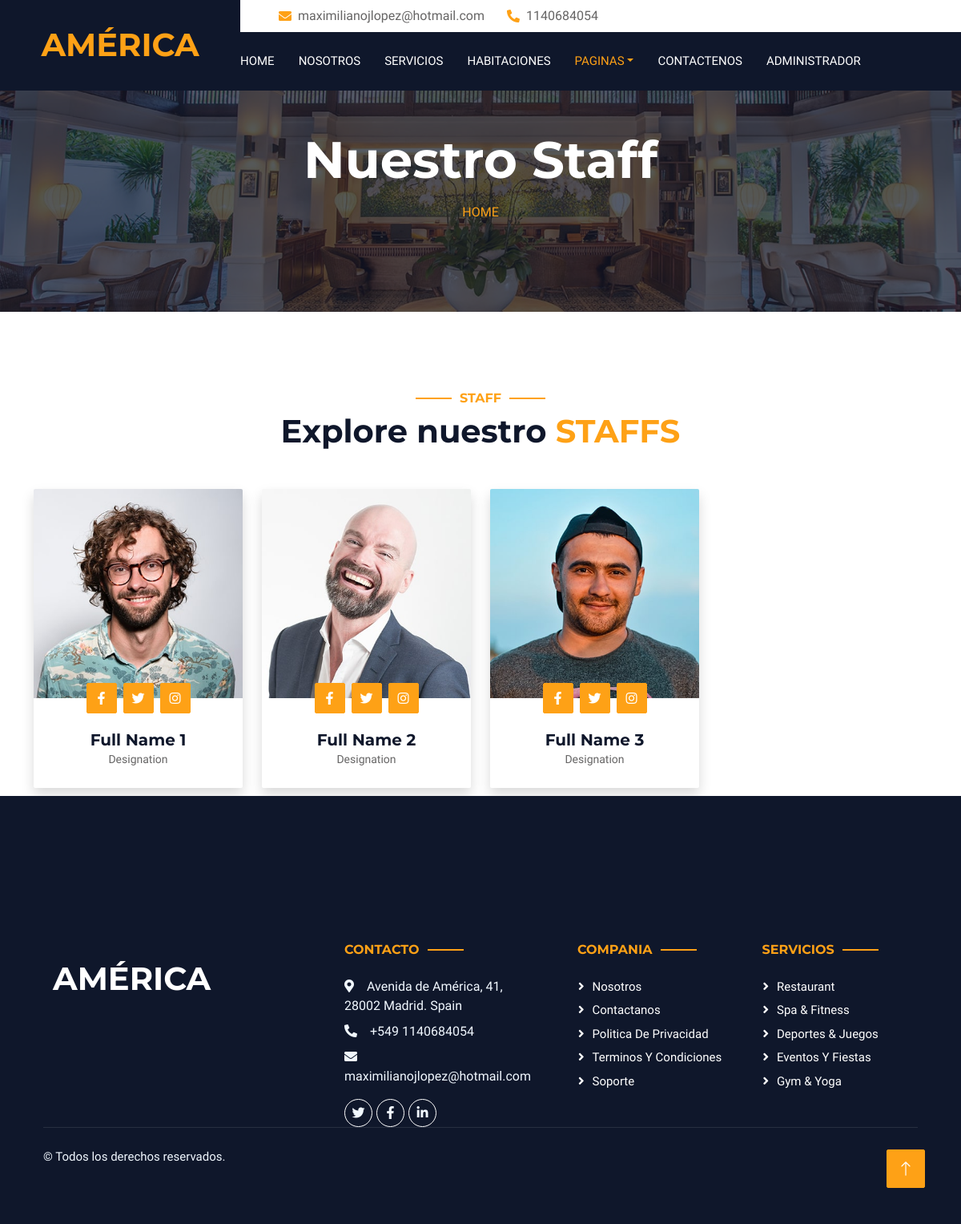
The app's page /team.php with its own data.
### tables this page shows
CREATE TABLE IF NOT EXISTS tbl_configuraciones (
  id INT AUTO_INCREMENT PRIMARY KEY,
  nombre VARCHAR(255) NOT NULL,
  valor VARCHAR(255) NOT NULL
);

CREATE TABLE IF NOT EXISTS tbl_equipo (
  id INT AUTO_INCREMENT PRIMARY KEY,
  nombre VARCHAR(255) NOT NULL,
  profesion VARCHAR(255) NOT NULL,
  imagen VARCHAR(255) NOT NULL
);

### team.php (the view, shortened to what this page needs)
<?php  include("admin/bd.php");
 $sentencia= $conexion->prepare("SELECT * FROM `tbl_equipo`");
 $sentencia->execute();
 $lista_equipo=$sentencia->fetchAll(PDO::FETCH_ASSOC);
  $sentencia= $conexion->prepare("SELECT * FROM `tbl_configuraciones`");
  $sentencia->execute();
  $lista_configuraciones=$sentencia->fetchAll(PDO::FETCH_ASSOC);
 ?>
<!DOCTYPE html>
<html lang="en">
<head>
    <link href="https://cdnjs.cloudflare.com/ajax/libs/font-awesome/5.10.0/css/all.min.css" rel="stylesheet">
    <link href="https://cdn.jsdelivr.net/npm/bootstrap-icons@1.4.1/font/bootstrap-icons.css" rel="stylesheet">
    <link href="lib/animate/animate.min.css" rel="stylesheet">
    <link href="lib/owlcarousel/assets/owl.carousel.min.css" rel="stylesheet">
    <link href="lib/tempusdominus/css/tempusdominus-bootstrap-4.min.css" rel="stylesheet" />
    <link href="css/bootstrap.min.css" rel="stylesheet">
    <link href="css/style.css" rel="stylesheet">
</head>
<body>
    <div class="container-xxl bg-white p-0">
        <div class="container-fluid bg-dark px-0">
            <div class="row gx-0">
                <div class="col-lg-3 bg-dark d-none d-lg-block">
                    <a href="index.php" class="navbar-brand w-100 h-100 m-0 p-0 d-flex align-items-center justify-content-center">
                        <h1 class="m-0 text-primary text-uppercase"><?php echo $lista_configuraciones[1]['valor'];?></h1>
                    </a>
                </div>
                <div class="col-lg-9">
                    <div class="row gx-0 bg-white d-none d-lg-flex">
                        <div class="col-lg-7 px-5 text-start">
                            <div class="h-100 d-inline-flex align-items-center py-2 me-4">
                                <i class="fa fa-envelope text-primary me-2"></i>
                                <p class="mb-0"><?php echo $lista_configuraciones[2]['valor'];?></p>
                            </div>
                            <div class="h-100 d-inline-flex align-items-center py-2">
                                <i class="fa fa-phone-alt text-primary me-2"></i>
                                <p class="mb-0"><?php echo $lista_configuraciones[3]['valor'];?></p>
                            </div>
                        </div>
                    </div>
                    <nav class="navbar navbar-expand-lg bg-dark navbar-dark p-3 p-lg-0">
                        <div class="collapse navbar-collapse justify-content-between" id="navbarCollapse">
                            <div class="navbar-nav mr-auto py-0">
                                <a href="pagprin.php" class="nav-item nav-link">Home</a>
                                <a href="about.php" class="nav-item nav-link">Nosotros</a>
                                <a href="service.php" class="nav-item nav-link">Servicios</a>
                                <a href="room.php" class="nav-item nav-link">Habitaciones</a>
                                <div class="nav-item dropdown">
                                    <a href="#" class="nav-link dropdown-toggle active" data-bs-toggle="dropdown">Paginas</a>
                                </div>
                                <a href="contact.php" class="nav-item nav-link">Contactenos</a>
                                <a href="login-admin" class="nav-item nav-link">Administrador</a>
                            </div>
                        </div>
                    </nav>
                </div>
            </div>
        </div>
        <div class="container-fluid page-header mb-5 p-0" style="background-image: url(img/carousel-1.jpg);">
            <div class="container-fluid page-header-inner py-5">
                <div class="container text-center pb-5">
                    <h1 class="display-3 text-white mb-3 animated slideInDown"><?php echo $lista_configuraciones[34]['valor'];?></h1>
                    <nav aria-label="breadcrumb">
                    <ol class="breadcrumb justify-content-center text-uppercase">
                            <li class="breadcrumb-item"><a href="index.php">Home</a></li>
                        </ol>
                    </nav>
                </div>
            </div>
        </div>
          <div class="container-xxl py-5">
            <div class="container">
                <div class="text-center wow fadeInUp" data-wow-delay="0.1s">
                    <h6 class="section-title text-center text-primary text-uppercase">Staff</h6>
                    <h1 class="mb-5">Explore nuestro <span class="text-primary text-uppercase">Staffs</span></h1>
                </div>
                <div class="row g-4">
                    <?php foreach ($lista_equipo as $registro){?>
                    <div class="col-lg-3 col-md-6 wow fadeInUp" data-wow-delay="0.1s">
                        <div class="rounded shadow overflow-hidden">
                            <div class="position-relative">
                                <img class="img-fluid" src="img/<?php echo $registro['imagen'];?>" alt="">
                                <div class="position-absolute start-50 top-100 translate-middle d-flex align-items-center">
                                    <a class="btn btn-square btn-primary mx-1" href=""><i class="fab fa-facebook-f"></i></a>
                                    <a class="btn btn-square btn-primary mx-1" href=""><i class="fab fa-twitter"></i></a>
                                    <a class="btn btn-square btn-primary mx-1" href=""><i class="fab fa-instagram"></i></a>
                                </div>
                            </div>
                            <div class="text-center p-4 mt-3">
                                <h5 class="fw-bold mb-0"><?php echo $registro['nombre'];?></h5>
                                <small><?php echo $registro['profesion'];?></small>
                            </div>
                        </div>
                    </div>
                    <?php }?>
                </div>
            </div>
        </div>
       <div class="container newsletter mt-5 wow fadeIn" data-wow-delay="0.1s">
            <div class="row justify-content-center">
                <div class="col-lg-10 ">
                    <div class=" text-center ">
                        <div class="rounded text-center ">
                            <div class="position-relative mx-auto" style="max-width: 400px;">
                            </div>
                        </div>
                    </div>
                </div>
            </div>
        </div>
       <div class="container-fluid bg-dark text-light footer wow fadeIn" data-wow-delay="0.1s">
            <div class="container pb-5">
                <div class="row g-5">
                    <div class="col-md-6 col-lg-4">
                        <div class="p-4">
                            <a href="index.php"><h1 class="text-white text-uppercase mb-3"><?php echo $lista_configuraciones[11]['valor'];?></h1></a>
                        </div>
                    </div>
                    <div class="col-md-6 col-lg-3">
                        <h6 class="section-title text-start text-primary text-uppercase mb-4"><?php echo $lista_configuraciones[12]['valor'];?></h6>
                        <p class="mb-2"><i class="fa fa-map-marker-alt me-3"></i><?php echo $lista_configuraciones[15]['valor'];?></p>
                        <p class="mb-2"><i class="fa fa-phone-alt me-3"></i><?php echo $lista_configuraciones[16]['valor'];?></p>
                        <p class="mb-2"><i class="fa fa-envelope me-3"></i><?php echo $lista_configuraciones[17]['valor'];?></p>
                        <div class="d-flex pt-2">
                            <a class="btn btn-outline-light btn-social" href=""><i class="fab fa-twitter"></i></a>
                            <a class="btn btn-outline-light btn-social" href=""><i class="fab fa-facebook-f"></i></a>
                            <a class="btn btn-outline-light btn-social" href=""><i class="fab fa-linkedin-in"></i></a>
                        </div>
                    </div>
                    <div class="col-lg-5 col-md-12">
                        <div class="row gy-5 g-4">
                            <div class="col-md-6">
                                <h6 class="section-title text-start text-primary text-uppercase mb-4"><?php echo $lista_configuraciones[13]['valor'];?></h6>
                                <a class="btn btn-link"><?php echo $lista_configuraciones[18]['valor'];?></a>
                                <a class="btn btn-link"><?php echo $lista_configuraciones[19]['valor'];?></a>
                                <a class="btn btn-link"><?php echo $lista_configuraciones[20]['valor'];?></a>
                                <a class="btn btn-link"><?php echo $lista_configuraciones[21]['valor'];?></a>
                                <a class="btn btn-link"><?php echo $lista_configuraciones[22]['valor'];?></a>
                            </div>
                            <div class="col-md-6">
                                <h6 class="section-title text-start text-primary text-uppercase mb-4"><?php echo $lista_configuraciones[14]['valor'];?></h6>
                                <a class="btn btn-link"><?php echo $lista_configuraciones[23]['valor'];?></a>
                                <a class="btn btn-link"><?php echo $lista_configuraciones[24]['valor'];?></a>
                                <a class="btn btn-link"><?php echo $lista_configuraciones[25]['valor'];?></a>
                                <a class="btn btn-link"><?php echo $lista_configuraciones[26]['valor'];?></a>
                                <a class="btn btn-link"><?php echo $lista_configuraciones[27]['valor'];?></a>
                            </div>
                        </div>
                    </div>
            </div>
            <div class="container">
                <div class="copyright">
                    <div class="row">
                        <div class="col-md-6 text-center text-md-start mb-3 mb-md-0">
                            &copy; <a class="border-bottom" href=""></a>Todos los derechos reservados.
                        </div>
                    </div>
                </div>
            </div>
        </div>
        <a href="#" class="btn btn-lg btn-primary btn-lg-square back-to-top"><i class="bi bi-arrow-up"></i></a>
    </div>
</body>
</html>

### css/style.css (style rules this page uses)
:root { --primary: #FEA116; --light: #F1F8FF; --dark: #0F172B; }
.back-to-top { position: fixed; display: none; right: 45px; bottom: 45px; z-index: 99; }
.btn { font-weight: 500; text-transform: uppercase; transition: .5s; }
.btn.btn-primary, .btn.btn-secondary { color: #FFFFFF; }
.btn-square { width: 38px; height: 38px; }
.btn-lg-square { width: 48px; height: 48px; }
.btn-square, .btn-sm-square, .btn-lg-square { padding: 0; display: flex; align-items: center; justify-content: center; font-weight: normal; border-radius: 2px; }
.navbar-dark .navbar-nav .nav-link { margin-right: 30px; padding: 25px 0; color: #FFFFFF; font-size: 15px; text-transform: uppercase; outline: none; }
.navbar-dark .navbar-nav .nav-link:hover, .navbar-dark .navbar-nav .nav-link.active { color: var(--primary); }
.page-header { background-position: center center; background-repeat: no-repeat; background-size: cover; }
.page-header-inner { background: rgba(15, 23, 43, .7); }
.section-title { position: relative; display: inline-block; }
.section-title::before { position: absolute; content: ""; width: 45px; height: 2px; top: 50%; left: -55px; margin-top: -1px; background: var(--primary); }
.section-title::after { position: absolute; content: ""; width: 45px; height: 2px; top: 50%; right: -55px; margin-top: -1px; background: var(--primary); }
.section-title.text-start::before, .section-title.text-end::after { display: none; }
.newsletter { position: relative; z-index: 1; }
.footer { position: relative; margin-top: -110px; padding-top: 180px; }
.footer .btn.btn-social { margin-right: 5px; width: 35px; height: 35px; display: flex; align-items: center; justify-content: center; color: var(--light); border: 1px solid #FFFFFF; border-radius: 35px; transition: .3s; }
.footer .btn.btn-link { display: block; margin-bottom: 5px; padding: 0; text-align: left; color: #FFFFFF; font-size: 15px; font-weight: normal; text-transform: capitalize; transition: .3s; }
.footer .btn.btn-link::before { position: relative; content: "\f105"; font-family: "Font Awesome 5 Free"; font-weight: 900; margin-right: 10px; }
.footer .copyright { padding: 25px 0; font-size: 15px; border-top: 1px solid rgba(256, 256, 256, .1); }

### records on screen
tbl_configuraciones: valor "AMÉRICA"
tbl_configuraciones: valor "maximilianojlopez@hotmail.com"
tbl_configuraciones: valor "1140684054"
tbl_configuraciones: valor "Nuestro Staff"
tbl_equipo: imagen (picture), nombre "Full Name 1", profesion "Designation"
tbl_equipo: imagen (picture), nombre "Full Name 2", profesion "Designation"
tbl_equipo: imagen (picture), nombre "Full Name 3", profesion "Designation"
tbl_configuraciones: valor "AMÉRICA"
tbl_configuraciones: valor "CONTACTO"
tbl_configuraciones: valor "Avenida de América, 41, 28002 Madrid. Spain"
tbl_configuraciones: valor "+549 1140684054"
tbl_configuraciones: valor "maximilianojlopez@hotmail.com"
tbl_configuraciones: valor "COMPANIA"
tbl_configuraciones: valor "Nosotros"
tbl_configuraciones: valor "Contactanos"
tbl_configuraciones: valor "Politica De Privacidad"
tbl_configuraciones: valor "Terminos Y Condiciones"
tbl_configuraciones: valor "Soporte"
tbl_configuraciones: valor "SERVICIOS"
tbl_configuraciones: valor "Restaurant"
tbl_configuraciones: valor "Spa & Fitness"
tbl_configuraciones: valor "Deportes & Juegos"
tbl_configuraciones: valor "Eventos Y Fiestas"
tbl_configuraciones: valor "Gym & Yoga"
